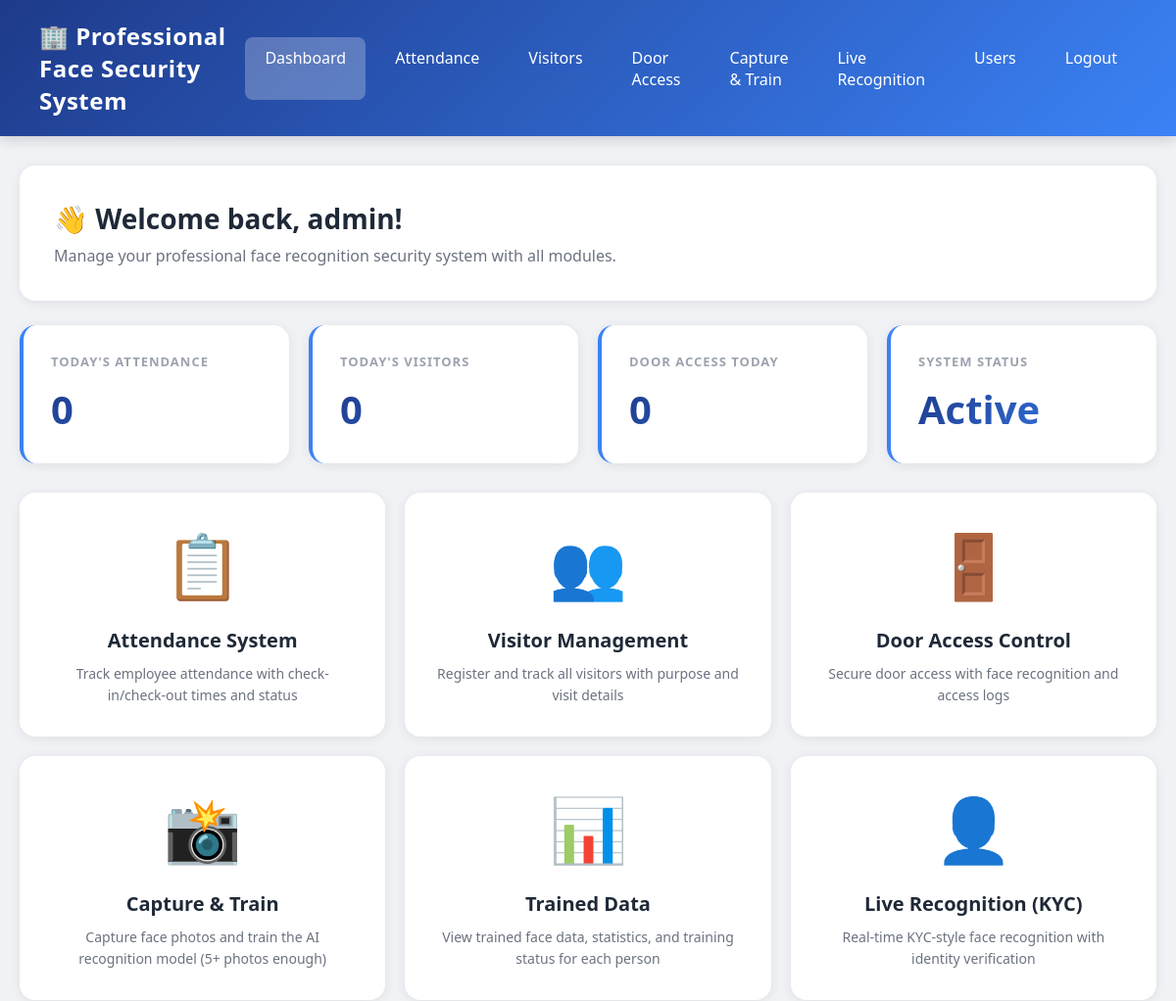
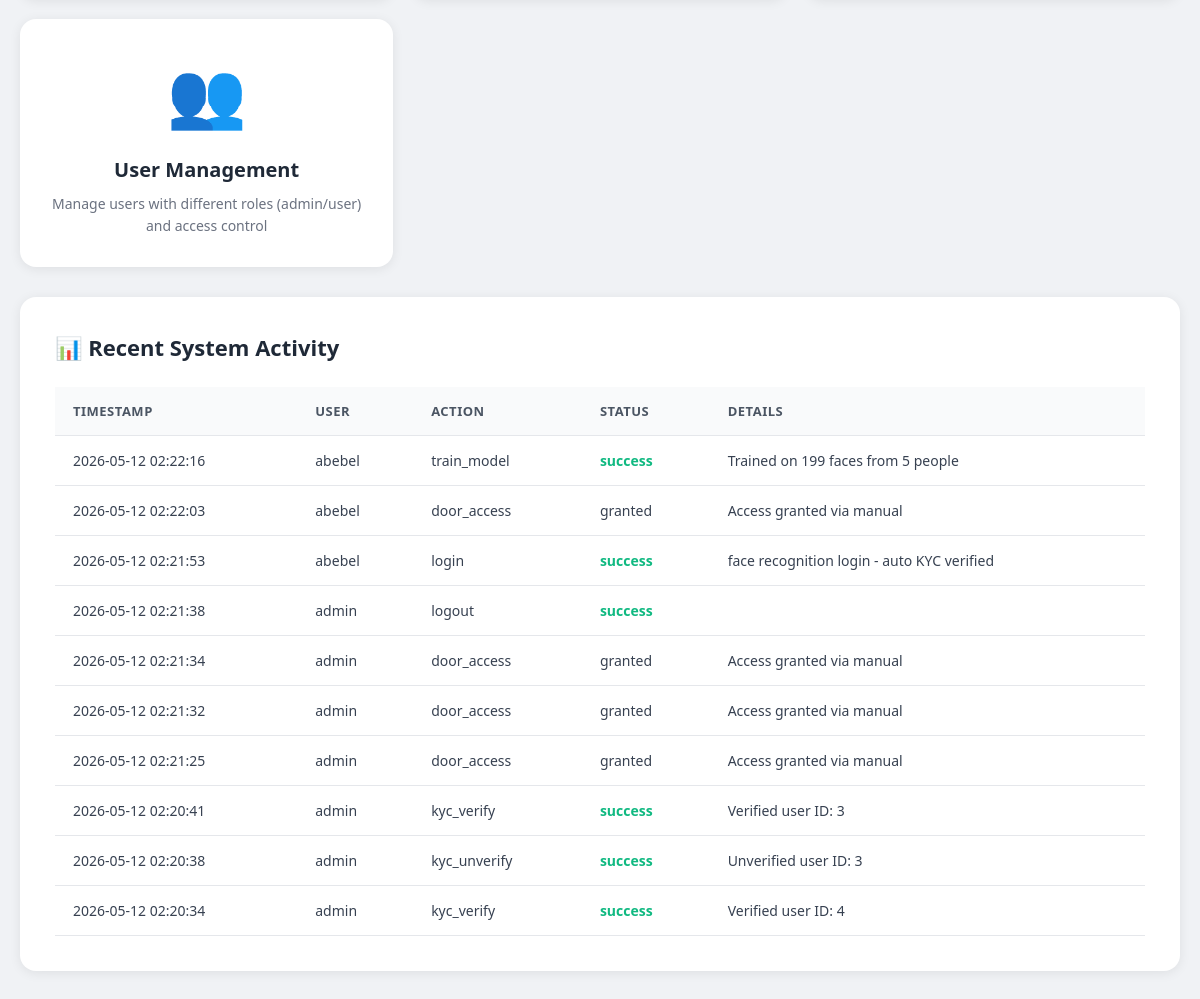
The app's page /dashboard (signed in) with its own data (2 pictures, top to bottom).
### tables this page shows
CREATE TABLE access_logs
        (id INTEGER PRIMARY KEY AUTOINCREMENT,
         timestamp TEXT NOT NULL,
         username TEXT,
         action TEXT NOT NULL,
         status TEXT NOT NULL,
         details TEXT);

### app.py (the view)
@app.route('/dashboard')
@login_required
@kyc_required
def dashboard():
    username = session['username']
    role = session.get('role', 'user')
    if role == 'admin':
        conn = sqlite3.connect(DATABASE)
        c = conn.cursor()
        c.execute('SELECT * FROM access_logs ORDER BY timestamp DESC LIMIT 10')
        logs = c.fetchall()
        today = datetime.datetime.now().strftime('%Y-%m-%d')
        c.execute('SELECT COUNT(*) FROM attendance WHERE date = ?', (today,))
        attendance_today = c.fetchone()[0]
        c.execute('SELECT COUNT(*) FROM visitors WHERE visit_date = ?', (today,))
        visitors_today = c.fetchone()[0]
        c.execute('SELECT COUNT(*) FROM door_access WHERE date(access_time) = ?', (today,))
        access_today = c.fetchone()[0]
        conn.close()
        return render_template('dashboard.html',
                             username=username,
                             role=role,
                             logs=logs,
                             attendance_today=attendance_today,
                             visitors_today=visitors_today,
                             access_today=access_today)
    else:
        return render_template('user_dashboard.html',
                             username=username,
                             role=role,
                             kyc_verified=session.get('kyc_verified', 1))

### app.py (called while the page is built)
def login_required(f):
    @wraps(f)
    def decorated_function(*args, **kwargs):
        if 'username' not in session:
            return redirect(url_for('login'))
        return f(*args, **kwargs)
    return decorated_function

def kyc_required(f):
    @wraps(f)
    def decorated_function(*args, **kwargs):
        if 'username' not in session:
            return redirect(url_for('login'))
        if session.get('role') != 'admin' and not session.get('kyc_verified'):
            return redirect(url_for('kyc_pending'))
        return f(*args, **kwargs)
    return decorated_function

### templates/dashboard.html (shortened to what this page needs)
<!DOCTYPE html>
<html lang="en">
<head>
</head>
<body>
    <div class="navbar">
        <h1>🏢 Professional Face Security System</h1>
        <div class="nav-links">
            <a href="/dashboard" class="active">Dashboard</a>
            <a href="/attendance">Attendance</a>
            <a href="/visitors">Visitors</a>
            <a href="/door-access">Door Access</a>
            <a href="/capture">Capture & Train</a>
            <a href="/recognize-live">Live Recognition</a>
            <a href="/user-management">Users</a>
            <a href="/logout">Logout</a>
        </div>
    </div>
    <div class="container">
        <div class="welcome-card">
            <h2>👋 Welcome back, {{ username }}!</h2>
            <p>Manage your professional face recognition security system with all modules.</p>
        </div>
        <div class="stats-grid">
            <div class="stat-card">
                <h4>Today's Attendance</h4>
                <div class="value">{{ attendance_today }}</div>
            </div>
            <div class="stat-card">
                <h4>Today's Visitors</h4>
                <div class="value">{{ visitors_today }}</div>
            </div>
            <div class="stat-card">
                <h4>Door Access Today</h4>
                <div class="value">{{ access_today }}</div>
            </div>
            <div class="stat-card">
                <h4>System Status</h4>
                <div class="value">Active</div>
            </div>
        </div>
        <div class="modules-grid">
            <div class="module-card" onclick="window.location.href='/attendance'">
                <div class="module-icon">📋</div>
                <h3>Attendance System</h3>
                <p>Track employee attendance with check-in/check-out times and status</p>
            </div>
            <div class="module-card" onclick="window.location.href='/visitors'">
                <div class="module-icon">👥</div>
                <h3>Visitor Management</h3>
                <p>Register and track all visitors with purpose and visit details</p>
            </div>
            <div class="module-card" onclick="window.location.href='/door-access'">
                <div class="module-icon">🚪</div>
                <h3>Door Access Control</h3>
                <p>Secure door access with face recognition and access logs</p>
            </div>
            <div class="module-card" onclick="window.location.href='/capture'">
                <div class="module-icon">📸</div>
                <h3>Capture & Train</h3>
                <p>Capture face photos and train the AI recognition model (5+ photos enough)</p>
            </div>
            <div class="module-card" onclick="window.location.href='/trained-data'">
                <div class="module-icon">📊</div>
                <h3>Trained Data</h3>
                <p>View trained face data, statistics, and training status for each person</p>
            </div>
            <div class="module-card" onclick="window.location.href='/recognize-live'">
                <div class="module-icon">👤</div>
                <h3>Live Recognition (KYC)</h3>
                <p>Real-time KYC-style face recognition with identity verification</p>
            </div>
            <div class="module-card" onclick="window.location.href='/user-management'">
                <div class="module-icon">👥</div>
                <h3>User Management</h3>
                <p>Manage users with different roles (admin/user) and access control</p>
            </div>
        </div>
        <div class="logs-section">
            <h2>📊 Recent System Activity</h2>
            <table>
                <thead>
                    <tr>
                        <th>Timestamp</th>
                        <th>User</th>
                        <th>Action</th>
                        <th>Status</th>
                        <th>Details</th>
                    </tr>
                </thead>
                <tbody>
                    {% for log in logs %}
                    <tr>
                        <td>{{ log[1] }}</td>
                        <td>{{ log[2] }}</td>
                        <td>{{ log[3] }}</td>
                        <td class="status-{{ log[4] }}">{{ log[4] }}</td>
                        <td>{{ log[5] }}</td>
                    </tr>
                    {% endfor %}
                </tbody>
            </table>
        </div>
    </div>
</body>
</html>

### templates/dashboard.html (style rules this page uses)
* { margin: 0; padding: 0; box-sizing: border-box; }
body { font-family: 'Segoe UI', Tahoma, Geneva, Verdana, sans-serif; background: #f0f2f5; min-height: 100vh; }
.navbar { background: linear-gradient(135deg, #1e3a8a 0%, #3b82f6 100%); padding: 20px 40px; color: white; display: flex; justify-content: space-between; align-items: center; box-shadow: 0 4px 12px rgba(0,0,0,0.15); }
.navbar h1 { font-size: 24px; font-weight: 700; letter-spacing: 0.5px; }
.nav-links { display: flex; gap: 10px; }
.nav-links a { color: white; text-decoration: none; padding: 10px 20px; border-radius: 8px; transition: all 0.3s; font-weight: 500; }
.nav-links a.active { background: rgba(255,255,255,0.25); }
.container { max-width: 1400px; margin: 30px auto; padding: 0 20px; }
.welcome-card { background: white; border-radius: 16px; padding: 35px; margin-bottom: 25px; box-shadow: 0 2px 12px rgba(0,0,0,0.08); }
.welcome-card h2 { color: #1f2937; font-size: 28px; margin-bottom: 8px; }
.welcome-card p { color: #6b7280; font-size: 16px; }
.stats-grid { display: grid; grid-template-columns: repeat(auto-fit, minmax(240px, 1fr)); gap: 20px; margin-bottom: 30px; }
.stat-card { background: white; border-radius: 16px; padding: 28px; box-shadow: 0 2px 12px rgba(0,0,0,0.08); transition: all 0.3s; border-left: 4px solid #3b82f6; }
.stat-card h4 { color: #9ca3af; font-size: 13px; text-transform: uppercase; margin-bottom: 12px; letter-spacing: 1px; font-weight: 700; }
.stat-card .value { font-size: 40px; font-weight: 800; background: linear-gradient(135deg, #1e3a8a 0%, #3b82f6 100%); -webkit-background-clip: text; -webkit-text-fill-color: transparent; }
.modules-grid { display: grid; grid-template-columns: repeat(auto-fit, minmax(280px, 1fr)); gap: 20px; margin-bottom: 30px; }
.module-card { background: white; border-radius: 16px; padding: 30px; box-shadow: 0 2px 12px rgba(0,0,0,0.08); cursor: pointer; transition: all 0.3s; text-align: center; }
.module-icon { font-size: 64px; margin-bottom: 20px; }
.module-card h3 { color: #1f2937; font-size: 20px; margin-bottom: 10px; }
.module-card p { color: #6b7280; font-size: 14px; line-height: 1.6; }
.logs-section { background: white; border-radius: 16px; padding: 35px; box-shadow: 0 2px 12px rgba(0,0,0,0.08); }
.logs-section h2 { color: #1f2937; font-size: 22px; margin-bottom: 25px; display: flex; align-items: center; gap: 12px; }
table { width: 100%; border-collapse: collapse; }
th, td { padding: 15px 18px; text-align: left; border-bottom: 1px solid #e5e7eb; }
th { background: #f9fafb; color: #4b5563; font-weight: 700; font-size: 13px; text-transform: uppercase; letter-spacing: 0.5px; }
td { color: #374151; font-size: 14px; }
.status-success { color: #10b981; font-weight: 700; }

### records on screen
access_logs: timestamp "2026-05-12 02:22:16", username "abebel", action "train_model", status "success", details "Trained on 199 faces from 5 people"
access_logs: timestamp "2026-05-12 02:22:03", username "abebel", action "door_access", status "granted", details "Access granted via manual"
access_logs: timestamp "2026-05-12 02:21:53", username "abebel", action "login", status "success", details "face recognition login - auto KYC verified"
access_logs: timestamp "2026-05-12 02:21:38", username "admin", action "logout", status "success"
access_logs: timestamp "2026-05-12 02:21:34", username "admin", action "door_access", status "granted", details "Access granted via manual"
access_logs: timestamp "2026-05-12 02:21:32", username "admin", action "door_access", status "granted", details "Access granted via manual"
access_logs: timestamp "2026-05-12 02:21:25", username "admin", action "door_access", status "granted", details "Access granted via manual"
access_logs: timestamp "2026-05-12 02:20:41", username "admin", action "kyc_verify", status "success", details "Verified user ID: 3"
access_logs: timestamp "2026-05-12 02:20:38", username "admin", action "kyc_unverify", status "success", details "Unverified user ID: 3"
access_logs: timestamp "2026-05-12 02:20:34", username "admin", action "kyc_verify", status "success", details "Verified user ID: 4"

### other values on screen
{{ username }} "admin"
{{ attendance_today }} "0"
{{ visitors_today }} "0"
{{ access_today }} "0"
